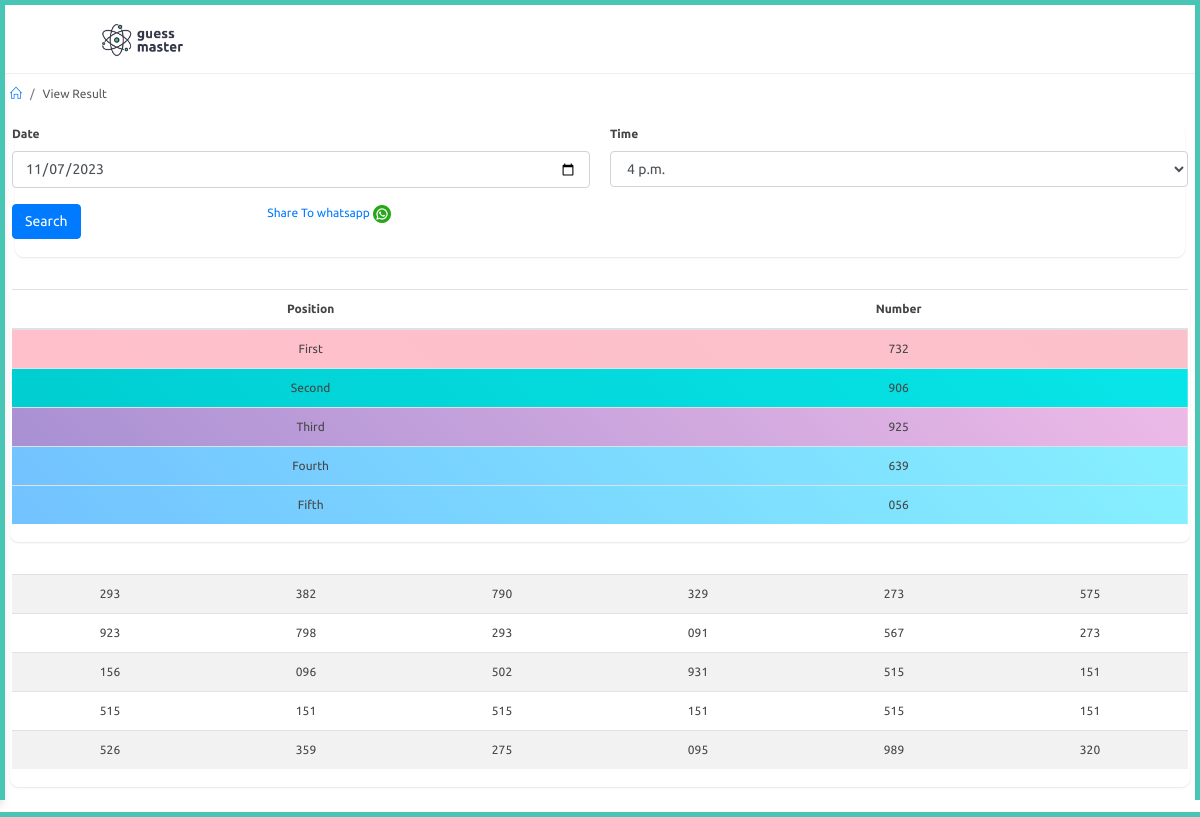
Before: /adminapp/view-results with the older database file.
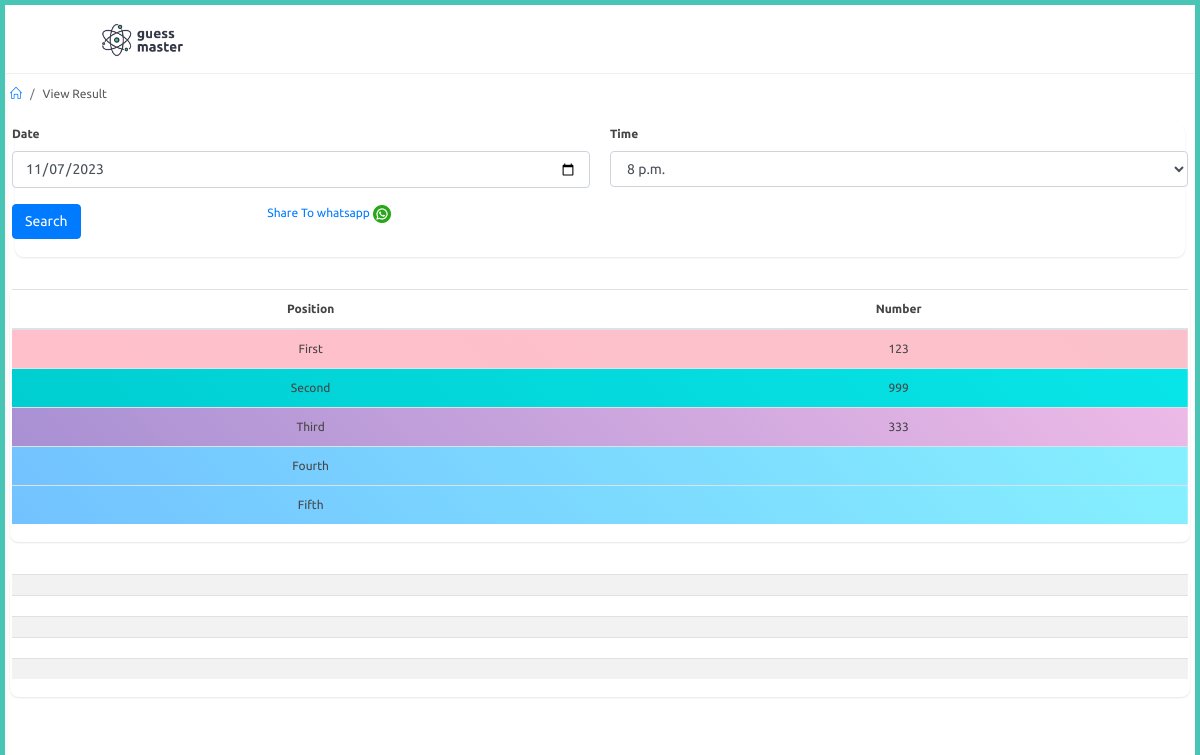
After: the same page with the newer database file.
### adminapp/models.py (models this page shows, shortened)
class Result(models.Model):
    date = models.DateField()
    time = models.ForeignKey(PlayTime,on_delete=models.CASCADE)
    first = models.CharField(max_length=3,null=True)
    second = models.CharField(max_length=3,null=True)
    third = models.CharField(max_length=3,null=True)
    fourth = models.CharField(max_length=3,null=True)
    fifth = models.CharField(max_length=3,null=True)
    field1 = models.CharField(max_length=3,null=True)
    field2 = models.CharField(max_length=3,null=True)
    field3 = models.CharField(max_length=3,null=True)
    field4 = models.CharField(max_length=3,null=True)
    field5 = models.CharField(max_length=3,null=True)
    field6 = models.CharField(max_length=3,null=True)
    field7 = models.CharField(max_length=3,null=True)
    field8 = models.CharField(max_length=3,null=True)
    field9 = models.CharField(max_length=3,null=True)
    field10 = models.CharField(max_length=3,null=True)
    field11 = models.CharField(max_length=3,null=True)
    field12 = models.CharField(max_length=3,null=True)
    field13 = models.CharField(max_length=3,null=True)
    field14 = models.CharField(max_length=3,null=True)
    field15 = models.CharField(max_length=3,null=True)
    field16 = models.CharField(max_length=3,null=True)
    field17 = models.CharField(max_length=3,null=True)
    field18 = models.CharField(max_length=3,null=True)
    field19 = models.CharField(max_length=3,null=True)
    field20 = models.CharField(max_length=3,null=True)
    field21 = models.CharField(max_length=3,null=True)
    field22 = models.CharField(max_length=3,null=True)
    field23 = models.CharField(max_length=3,null=True)
    field24 = models.CharField(max_length=3,null=True)
    field25 = models.CharField(max_length=3,null=True)
    field26 = models.CharField(max_length=3,null=True)
    field27 = models.CharField(max_length=3,null=True)
    field28 = models.CharField(max_length=3,null=True)
    field29 = models.CharField(max_length=3,null=True)
    field30 = models.CharField(max_length=3,null=True)

### adminapp/views.py (the view, shortened to what this page needs)
# urls.py: path('view-results',views.view_results,name="view_results"),
def view_results(request):
    times = PlayTime.objects.filter().all()
    results = Result.objects.filter().last()
    context = {
        'times' : times,
        'results' : results
    }
    return render(request,'adminapp/view_results.html',context)

### adminapp/models.py (called while the page is built)
    def __str__(self):
        return str(self.start_time)

### templates/adminapp/view_results.html (shortened to what this page needs)
{% extends 'adminapp/partials/base.html' %}
{% load static %}
{% block content %}
<div id="main-content">
    <div class="container-fluid">
        <div class="block-header">
            <div class="row">
                <div class="col-lg-5 col-md-8 col-sm-12">
                    <ul class="breadcrumb">
                        <li class="breadcrumb-item"><a href="{% url 'adminapp:index' %}"><i class="icon-home"></i></a>
                        </li>
                        <li class="breadcrumb-item">View Result</li>
                    </ul>
                </div>
            </div>
        </div>
        <div class="card">
            <div class="body">
                <form method="POST">
                <div class="row clearfix">
                    <div class="col-md-6 col-6">
                        <div class="form-group">
                            <label for="date" class="control-label">Date</label>
                            <input type="date" class="form-control" id="date" name="date">
                        </div>
                    </div>
                    <div class="col-md-6 col-6">
                        <div class="form-group">
                            <label for="time" class="control-label">Time</label>
                            <select class="form-control show-tick ms select2" data-placeholder="Select"
                                name="time" id="time">
                                {% for time in times %}
                                <option value="{{time.id}}">{{time.game_time}}</option>
                                {% endfor %}
                            </select>
                        </div>
                    </div>
                    <div class="col-lg-2 col-md-6 col-6 ">
                        <div class="form-group">
                            <button type="submit" class="btn btn-primary">Search</button>
                        </div>
                    </div>
                    <div class="col-lg-2 col-md-6 col-6 text-right">
                        <div class="form-group">
                            <a       href="whatsapp://send?text= {{results.date}} - {{results.time}}
                            %0a1 : {{results.first}}
                            %0a2 : {{results.second}}
                            %0a3 : {{results.third}}
                            %0a4 : {{results.fourth}}
                            %0a5 : {{results.fifth}}
                            %0a{{results.field1}}&nbsp;&nbsp;{{results.field2}}&nbsp;&nbsp;{{results.field3}}&nbsp;&nbsp;{{results.field4}}&nbsp;&nbsp;{{results.field5}}&nbsp;&nbsp;{{results.field6}}
                            %0a{{results.field7}}&nbsp;&nbsp;{{results.field8}}&nbsp;&nbsp;{{results.field9}}&nbsp;&nbsp;{{results.field10}}&nbsp;&nbsp;{{results.field11}}&nbsp;&nbsp;{{results.field12}}&nbsp;&nbsp;
                            %0a{{results.field13}}&nbsp;&nbsp;{{results.field14}}&nbsp;&nbsp;{{results.field15}}&nbsp;&nbsp;{{results.field16}}&nbsp;&nbsp;{{results.field17}}&nbsp;&nbsp;{{results.field18}}&nbsp;&nbsp;
                            %0a{{results.field19}}&nbsp;&nbsp;{{results.field20}}&nbsp;&nbsp;{{results.field21}}&nbsp;&nbsp;{{results.field22}}&nbsp;&nbsp;{{results.field23}}&nbsp;&nbsp;{{results.field24}}&nbsp;&nbsp;
                            %0a{{results.field25}}&nbsp;&nbsp;{{results.field26}}&nbsp;&nbsp;{{results.field27}}&nbsp;&nbsp;{{results.field28}}&nbsp;&nbsp;{{results.field29}}&nbsp;&nbsp;{{results.field30}}&nbsp;&nbsp;
                            "
                            >Share  To whatsapp  </a> <img src="{% static 'whatsapp.png' %}" width="18" height="18"  alt="Lucid">
                        </div>
                    </div>
                </div>
                </form>
            </div>
        </div>
        <div class="row clearfix">
            <div class="col-lg-12 col-md-12 col-sm-12">
                <div class="card">
                    <div class="body table-responsive">
                        <table class="table">
                            <thead>
                                <tr>
                                    <th>Position</th>
                                    <th>Number</th>
                                </tr>
                            </thead>
                            <tbody>
                                <tr class="l-pink">
                                    <td>First</td>
                                    <td>{{results.first}}</td>
                                </tr>
                                <tr class="l-turquoise">
                                    <td>Second</td>
                                    <td>{{results.second}}</td>
                                </tr>
                                <tr class="l-parpl">
                                    <td>Third</td>
                                    <td>{{results.third}}</td>
                                </tr>
                                <tr class="l-blue">
                                    <td>Fourth</td>
                                    <td>{{results.fourth}}</td>
                                </tr>
                                <tr class="l-blue">
                                    <td>Fifth</td>
                                    <td>{{results.fifth}}</td>
                                </tr>
                            </tbody>
                        </table>
                    </div>
                </div>
            </div>
            <div class="col-lg-12">
                <div class="card">
                    <div class="body table-responsive">
                        <table class="table table-striped">
                            <tbody>
                                <tr>
                                    <td>{{results.field1}}</td>
                                    <td>{{results.field2}}</td>
                                    <td>{{results.field3}}</td>
                                    <td>{{results.field4}}</td>
                                    <td>{{results.field5}}</td>
                                    <td>{{results.field6}}</td>
                                </tr>
                                <tr>
                                    <td>{{results.field7}}</td>
                                    <td>{{results.field8}}</td>
                                    <td>{{results.field9}}</td>
                                    <td>{{results.field10}}</td>
                                    <td>{{results.field11}}</td>
                                    <td>{{results.field12}}</td>
                                </tr>
                                <tr>
                                    <td>{{results.field13}}</td>
                                    <td>{{results.field14}}</td>
                                    <td>{{results.field15}}</td>
                                    <td>{{results.field16}}</td>
                                    <td>{{results.field17}}</td>
                                    <td>{{results.field18}}</td>
                                </tr>
                                <tr>
                                    <td>{{results.field19}}</td>
                                    <td>{{results.field20}}</td>
                                    <td>{{results.field21}}</td>
                                    <td>{{results.field22}}</td>
                                    <td>{{results.field23}}</td>
                                    <td>{{results.field24}}</td>
                                </tr>
                                <tr>
                                    <td>{{results.field25}}</td>
                                    <td>{{results.field26}}</td>
                                    <td>{{results.field27}}</td>
                                    <td>{{results.field28}}</td>
                                    <td>{{results.field29}}</td>
                                    <td>{{results.field30}}</td>
                                </tr>
                            </tbody>
                        </table>
                    </div>
                </div>
            </div>
        </div>
    </div>
    {% endblock %}

### templates/adminapp/partials/base.html (shortened to what this page needs)
{% load static %}
<!doctype html>
<html lang="en">
<head>
<link rel="stylesheet" href="{% static 'vendor/bootstrap/css/bootstrap.min.css' %}">
<link rel="stylesheet" href="{% static 'vendor/font-awesome/css/font-awesome.min.css' %}">
<link rel="stylesheet" href="{% static 'vendor/chartist/css/chartist.min.css' %}">
<link rel="stylesheet" href="{% static 'vendor/chartist-plugin-tooltip/chartist-plugin-tooltip.css' %}">
<link rel="stylesheet" href="{% static 'vendor/jvectormap/jquery-jvectormap-2.0.3.min.css' %}"/>
<link rel="stylesheet" href="{% static 'vendor/jquery-datatable/dataTables.bootstrap4.min.css' %}">
<link rel="stylesheet" href="{% static 'vendor/jvectormap/jquery-jvectormap-2.0.3.min.css' %}">
<link rel="stylesheet" href="{% static 'vendor/morrisjs/morris.min.css' %}">
<link rel="stylesheet" href="{% static 'vendor/bootstrap-datepicker/css/bootstrap-datepicker3.min.css' %}">
<link rel="stylesheet" href="{% static 'css/main.css' %}">
<link rel="stylesheet" href="{% static 'css/color_skins.css' %}">
</head>
<body class="theme-cyan">
<div id="wrapper">
    {% include 'adminapp/partials/header.html' %}
    {% block content %}
    {% endblock %}
</div>
</body>
</html>

### templates/adminapp/partials/header.html (shortened to what this page needs)
{% load static %}
<nav class="navbar navbar-fixed-top">
    <div class="container-fluid">
        <div class="navbar-btn">
            <button type="button" class="btn-toggle-offcanvas"><i class="lnr lnr-menu fa fa-bars"></i></button>
        </div>
        <div class="navbar-brand">
            <a href="{% url 'adminapp:index' %}"><img src="{% static 'images/guessmaster.png' %}" alt="Lucid Logo" class="img-responsive logo"></a>
        </div>
    </div>
</nav>

### templates/adminapp/partials/sidebar.html (shortened to what this page needs)
{% load static %}

### static/css/color_skins.css (style rules this page uses)
.theme-cyan:before, .theme-cyan:after { background: #49c5b6 }
.theme-cyan #wrapper:before, .theme-cyan #wrapper:after { background: #49c5b6 }

### templates/adminapp/view_results.html (style rules this page uses)
th, td { text-align: center; }

Changed rows visible on the page:
removed Result: first "732", second "906", third "925", fourth "639", fifth "056", field1 "293", field2 "382", field3 "790", field4 "329", field5 "273", field6 "575", field7 "923", field8 "798", field9 "293", field10 "091", field11 "567", field12 "273", field13 "156", field14 "096", field15 "502", field16 "931", field17 "515", field18 "151", field19 "515", field20 "151", field21 "515", field22 "151", field23 "515", field24 "151", field25 "526", field26 "359", field27 "275", field28 "095", field29 "989", field30 "320"
added Result: first "123", second "999", third "333"
Other visible differences:
form field time: "4 p.m." → "8 p.m."
